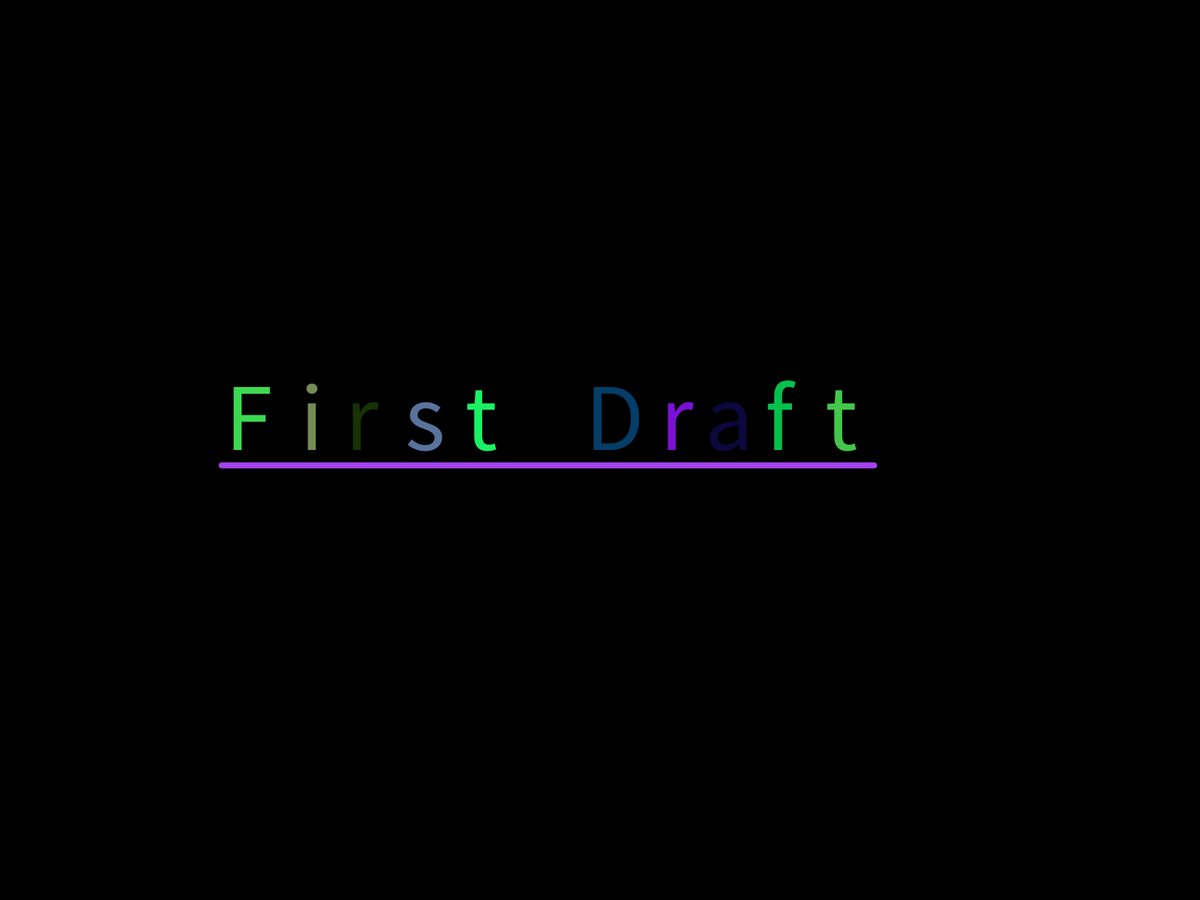
Frame 1 (no input)
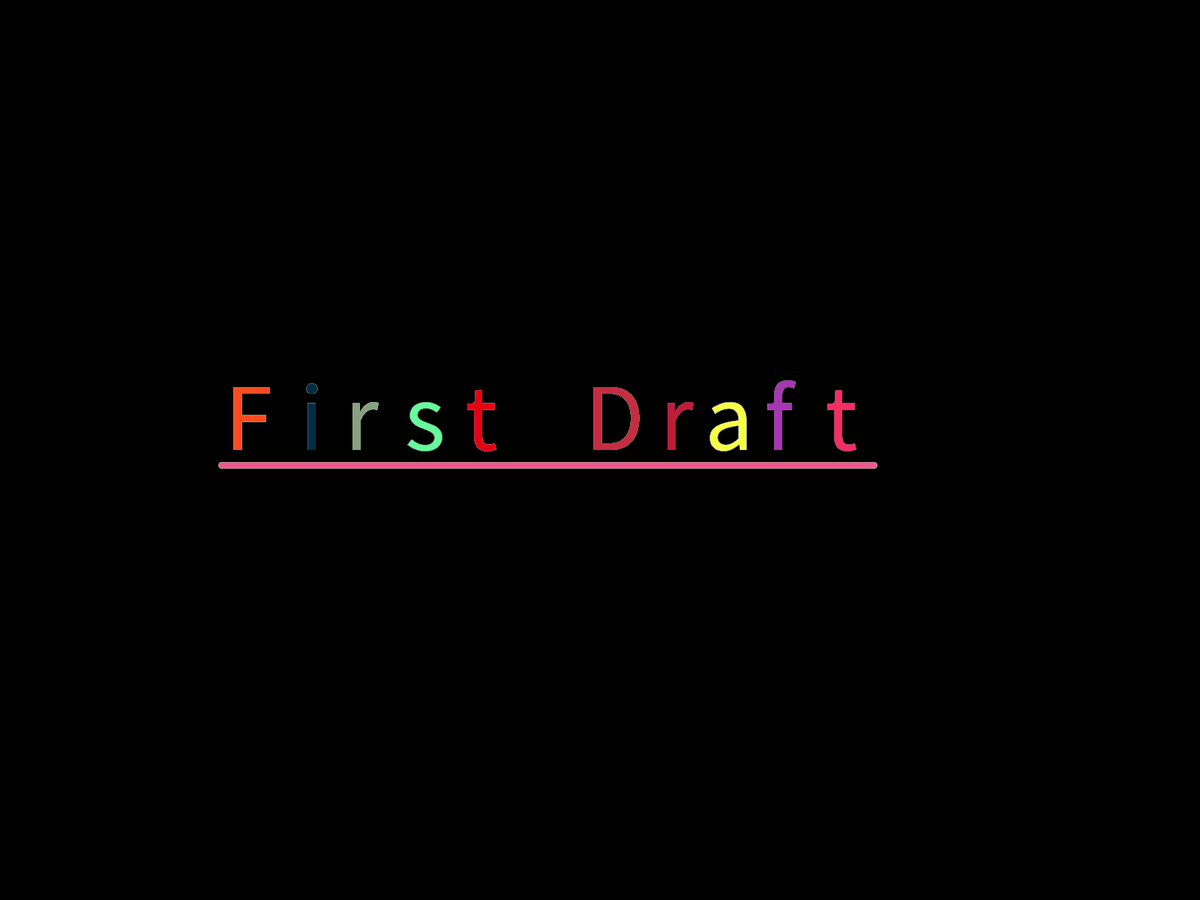
Frame 60 (the mouse pressed at the canvas centre just before this capture)
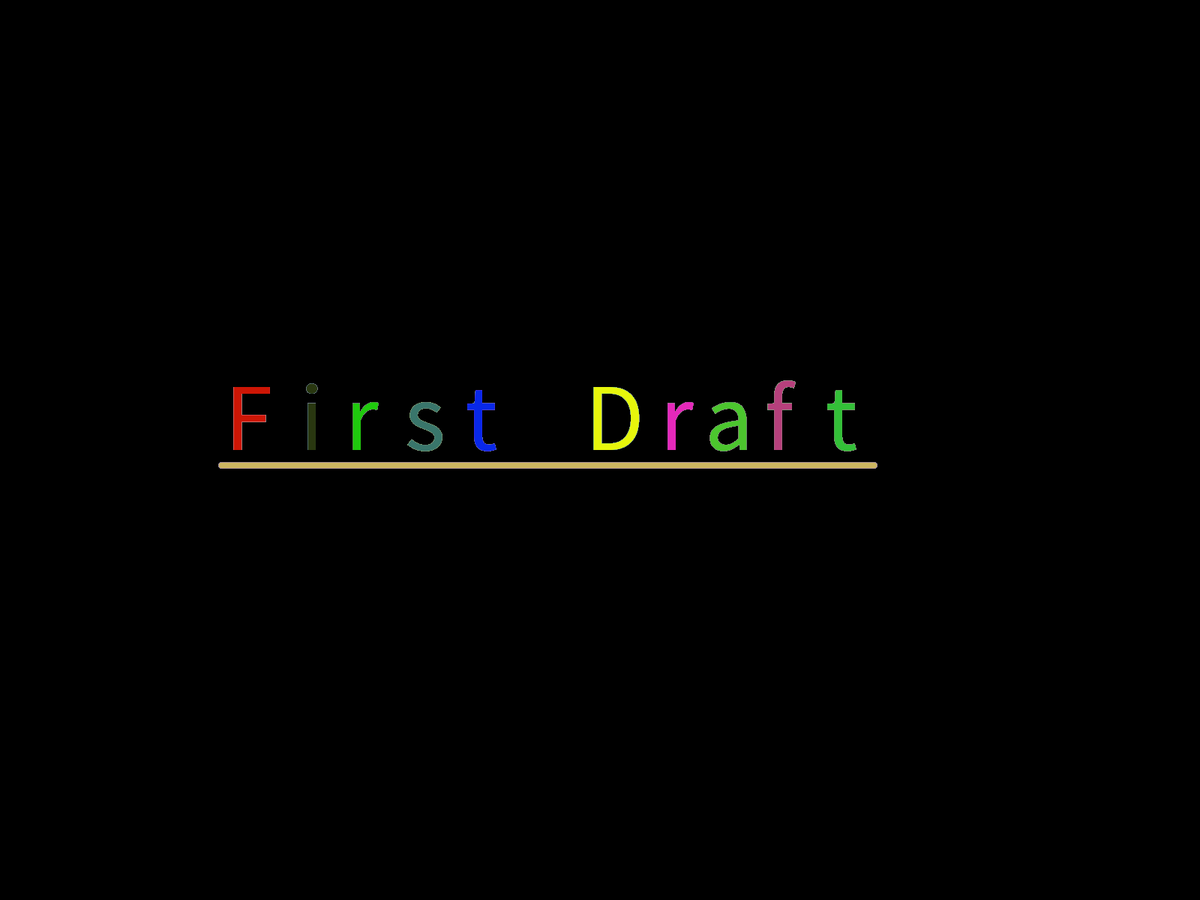
Frame 120 (the mouse held since frame 60 and released just before this capture)

The Processing sketch that drew these frames (run headless with seeded random() and noise(); from frame 60 on, the mouse is pressed at the canvas centre):

// Processing sketch: First_Draft
// ── First_Draft.pde
float space = 80;
float x = 300;

void setup()
{
   fullScreen();
   background(0);
   
   frameRate(30);
}

void draw()
{
  textSize(128);
  
  stroke(random(255), random(255), random(255));
  strokeWeight(8);
  line(x - 5, height/2 + 20, x + space*11 - 15, height/2 + 20);
  
  fill(random(255), random(255), random(255));
  text("F", x, height/2);
  
  fill(random(255), random(255), random(255));
  text("i", x + space + 20, height/2);
  
  fill(random(255), random(255), random(255));
  text("r", x + space*2, height/2);
  
  fill(random(255), random(255), random(255));
  text("s", x + space*3, height/2);
  
  fill(random(255), random(255), random(255));
  text("t", x + space*4, height/2);
  
  fill(random(255), random(255), random(255));
  text("D", x + space*6, height/2);
  
  fill(random(255), random(255), random(255));
  text("r", x + space*7 + 20, height/2);
  
  fill(random(255), random(255), random(255));
  text("a", x + space*8, height/2);
  
  fill(random(255), random(255), random(255));
  text("f", x + space*9, height/2);
  
  fill(random(255), random(255), random(255));
  text("t", x + space*10, height/2);
}
